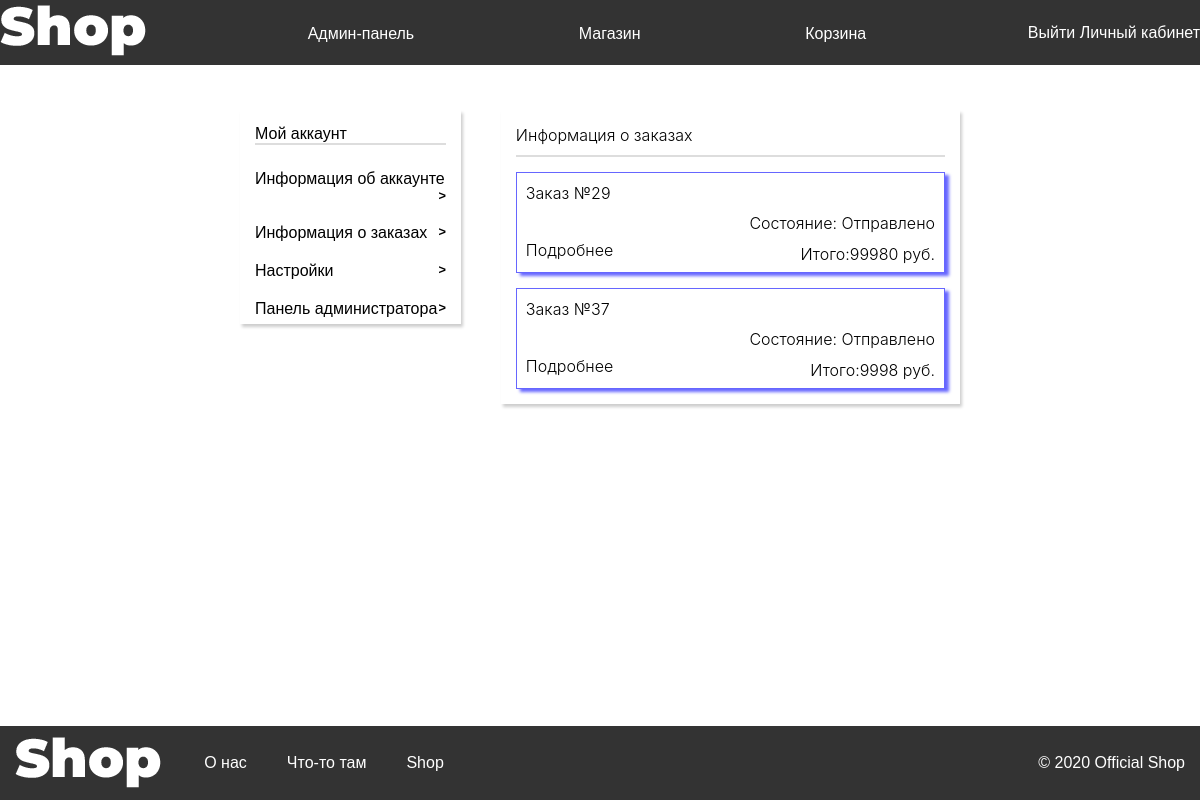
Screenshot of /cabinet/orders/ (signed in) with the database file from the repository.
### Cabinet/models.py (models this page shows, shortened)
class Orders(models.Model):
    userName =  models.TextField()
    goodId  =   models.IntegerField()
    count = models.IntegerField()
    result = models.IntegerField(default = 0)
    numberOfOrder = models.TextField()
    status = models.TextField(default = "Отправлено")

### Cabinet/views.py (the view)
# urls.py: path('orders/', views.cabinet_orders, name="cabinet_orders"),
def cabinet_orders(request):
    try:
        orders = Orders.objects.filter(userName = request.session["user"]).order_by('-id')
    except Exception as e:
        return HttpResponseRedirect("/main")
    alreadyOrders = []
    allNumOfOrders = set()
    for i in orders:
        allNumOfOrders.add(i.numberOfOrder)
    for i in allNumOfOrders:
        order = {}
        goods = []
        orders = Orders.objects.filter(numberOfOrder = i).order_by('-id')
        for j in orders:
            order['result'] = j.result
            order['userName'] = j.userName
            AboutGood = About_goods.objects.get(id = j.goodId)
            goods.append({"good" : AboutGood,
                          'count' : j.count,
                          "price": j.count*AboutGood.price})
        order['status'] = j.status
        order['numberOfOrder'] = i
        order['goods'] = goods
        alreadyOrders.append(order)
    dict = {"aunt":True, "orders" : alreadyOrders}
    return checkAunt(request, "ordblock", dict)

### Cabinet/views.py (called while the page is built)
def checkAunt(request, what, dict, admin = 0):
    if request.user.is_authenticated:
        count = calculate_new(request.session["user"])
        newGoods = "" if count == 0 else count
        ID = request.session['id']
        usr = User.objects.get(id = ID)
        dict['admin'] = usr.is_staff
        dict["goodsInBasket"] = newGoods
        if(admin):
            if(dict['admin']):
                return render(request, "CabinetTemp/"+ what +".html", dict)
            else:
                return HttpResponseRedirect("/cabinet")
        return render(request, "CabinetTemp/"+ what +".html", dict)
    return HttpResponseRedirect("/main")

### Main/basket_new_goods.py (called while the page is built)
def calculate_new(userName):
    result = 0
    try:
        goods = Goods_of_user.objects.filter(userName = userName)
        for i in goods:
            if(i.checked == 0):
                result+=1
        return result
    except Exception as e:
        return result

### Registration/templates/CabinetTemp/ordblock.html (shortened to what this page needs)
{%extends "CabinetTemp/cabinet.html"%}
{%block content_in_cabinet%}
        <div class="infoBlock ord">
            <div class="info">
                <div class='blockName'>
                    <h2>Информация о заказах</h2>
                    <hr>
                </div>
                <div class='mainBlock'>
                  {%for i in orders%}
                    <div class="order-block">
                        <div class="order">
                            <div class="orderBox">
                                <p>Заказ №{{i.numberOfOrder}}</p>
                                <div class='status'>
                                    <p>Состояние: {{ i.status }}</p>
                                    <p>Итого:{{ i.result }} руб.</p>
                                </div>
                                <button class='details' onclick='detailBox({{i.numberOfOrder}})'>
                                    <p>Подробнее</p>
                                </button>
                            </div>
                        </div>
                    </div>
                    {%endfor%}
                </div>
            </div>
        </div>
{%endblock%}

### Registration/static/main.css (style rules this page uses)
:root { --price: red; }
html { cursor: url('/static/cursor/normal.cur'), default; }
* { margin: 0; padding: 0; }
body { background: #fff; margin: 0; padding: 0; display: flex; font-family: "PT Sans", "Helvetica", "Arial", sans-serif; flex-direction: column; min-height: 100vh; }
.box h1,h2,p { font-weight: 300; font-family: -apple-system, system-ui, BlinkMacSystemFont, "Segoe UI", Roboto, "Helvetica Neue", Arial, sans-serif; }
div, h1,h2,h3, a, p, form, button { font-size: 16px; box-sizing: border-box; margin: 0; padding: 0; }
hr { border: 1px solid; border-color: #ddd; }
html { cursor: url(/static/cursor/normal.cur), progress !important; }

### Registration/static/cabinet.css (style rules this page uses)
.infoBlock { width: 69.3%; background: white; box-shadow: 2px 3px 3px rgba(0, 0, 0, 0.2); }
.info { padding: 15px; }
.mainBlock > div { line-height: 1.9; }
.order-block { width: 100%; }
.order { width: 100%; border: 1px solid rgba(0, 0, 255, 0.6); box-shadow: 4px 3px 3px rgba(0, 0, 255, 0.6); }
.details { cursor: pointer; background: none; border: none; box-sizing: content-box; margin-top: 32px; color: black; }
.details { content: ">"; }
.status { float: right; }
.status p:last-child { float: right; }
.order { margin-top: 15px; }
.orderBox { padding: 5px 9px 5px 9px; }
.info hr { margin:10px 0; }

### rows the page displays
Orders: numberOfOrder "29", status "Отправлено"
Orders: numberOfOrder "37", status "Отправлено"

### other values shown
{{ i.result }} "99980" "9998"
